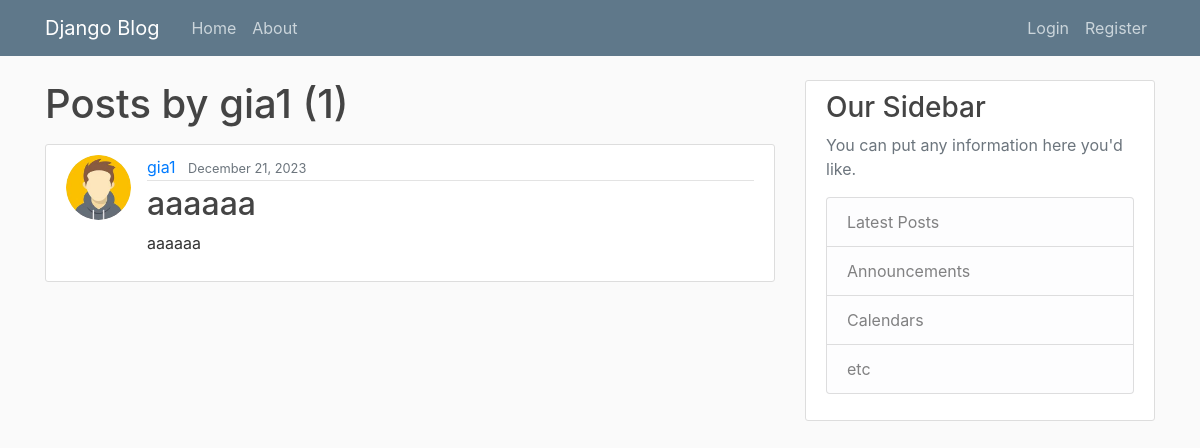
The app's page /user/gia1 with its own data.
### blog/models.py (models this page shows, shortened)
class Post(models.Model):
    title = models.CharField(max_length=100)
    content = models.TextField()
    datePosted = models.DateTimeField(default=timezone.now)
    author = models.ForeignKey(User, on_delete=models.CASCADE)

### users/models.py (models this page shows, shortened)
class Profile(models.Model):
    user = models.OneToOneField(User, on_delete=models.CASCADE)
    image = models.ImageField(default='default.jpg', upload_to='profile_pics')

### blog/views.py (the view)
# urls.py: path('user/<str:username>', UserPostListView.as_view(), name='user-post'),
class UserPostListView(ListView):
    model = Post
    template_name = 'blog/user_post.html'
    context_object_name = 'posts'
    paginate_by = 5
    def get_queryset(self):
        user = get_object_or_404(User, username = self.kwargs.get('username'))
        return Post.objects.filter(author=user).order_by('-datePosted')

### blog/templates/blog/user_post.html (shortened to what this page needs)
{% extends "blog/base.html" %}
{% block content %}
    <h1 class="mb-3">Posts by {{ view.kwargs.username }} ({{ page_obj.paginator.count }})</h1>
    {% for post in posts %}
        <article class="media content-section">
            <img class = "rounded-circle article-img" src="{{ post.author.profile.image.url }}">
          <div class="media-body">
            <div class="article-metadata">
              <a class="mr-2" href="{% url 'user-post' post.author.username  %}">{{ post.author }}</a>
              <small class="text-muted">{{ post.datePosted|date:"F d, Y" }}</small>
            </div>
            <h2><a class="article-title" href="{% url 'post-detail' post.id %}">{{ post.title }}</a></h2>
            <p class="article-content">{{ post.content }}</p>
          </div>
        </article>
    {% endfor %}
{% endblock content %}

### blog/static/blog/main.css (style rules this page uses)
body { background: #fafafa; color: #333333; margin-top: 5rem; }
h1, h2, h3, h4, h5, h6 { color: #444444; }
.content-section { background: #ffffff; padding: 10px 20px; border: 1px solid #dddddd; border-radius: 3px; margin-bottom: 20px; }
.article-title { color: #444444; }
.article-content { white-space: pre-line; }
.article-img { height: 65px; width: 65px; margin-right: 16px; }
.article-metadata { padding-bottom: 1px; margin-bottom: 4px; border-bottom: 1px solid #e3e3e3 }

### records on screen
Post: author.profile.image (placeholder picture), author "gia1", datePosted "December 21, 2023", title "aaaaaa", content "aaaaaa"

### other values on screen
{{ view.kwargs.username }} "gia1"
{{ page_obj.paginator.count }} "1"
